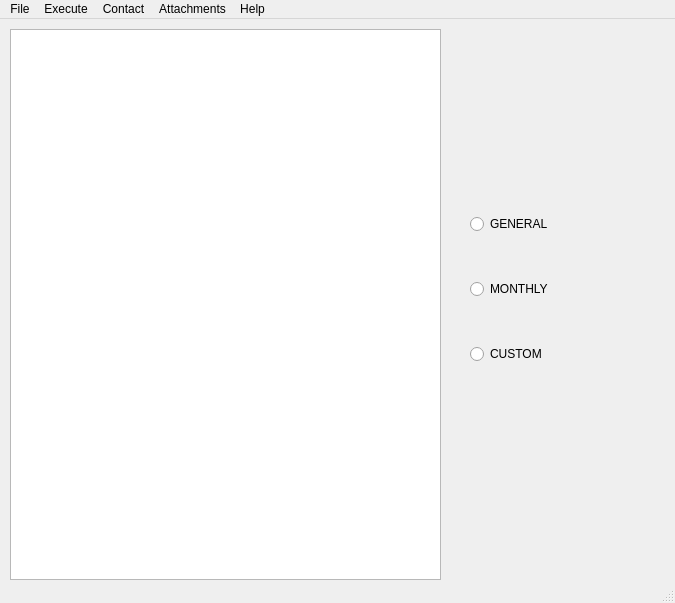
<?xml version="1.0" encoding="UTF-8"?>
<ui version="4.0">
 <class>zhish_auto_messenger</class>
 <widget class="QMainWindow" name="zhish_auto_messenger">
  <property name="geometry">
   <rect>
    <x>0</x>
    <y>0</y>
    <width>675</width>
    <height>603</height>
   </rect>
  </property>
  <property name="windowTitle">
   <string>ZHISH UTIL</string>
  </property>
  <widget class="QWidget" name="centralwidget">
   <widget class="QTextEdit" name="message_input">
    <property name="geometry">
     <rect>
      <x>10</x>
      <y>10</y>
      <width>431</width>
      <height>551</height>
     </rect>
    </property>
    <property name="font">
     <font>
      <pointsize>14</pointsize>
     </font>
    </property>
    <property name="cursor" stdset="0">
     <cursorShape>IBeamCursor</cursorShape>
    </property>
   </widget>
   <widget class="QWidget" name="">
    <property name="geometry">
     <rect>
      <x>460</x>
      <y>160</y>
      <width>201</width>
      <height>221</height>
     </rect>
    </property>
    <layout class="QVBoxLayout" name="verticalLayout" stretch="0,0,0">
     <property name="spacing">
      <number>10</number>
     </property>
     <property name="leftMargin">
      <number>10</number>
     </property>
     <item>
      <widget class="QRadioButton" name="msg_spread_category_general">
       <property name="layoutDirection">
        <enum>Qt::LeftToRight</enum>
       </property>
       <property name="autoFillBackground">
        <bool>false</bool>
       </property>
       <property name="text">
        <string>GENERAL</string>
       </property>
      </widget>
     </item>
     <item>
      <widget class="QRadioButton" name="msg_spread_category_monthly">
       <property name="text">
        <string>MONTHLY</string>
       </property>
      </widget>
     </item>
     <item>
      <widget class="QRadioButton" name="msg_spread_category_custom">
       <property name="text">
        <string>CUSTOM</string>
       </property>
      </widget>
     </item>
    </layout>
   </widget>
  </widget>
  <widget class="QMenuBar" name="menubar">
   <property name="geometry">
    <rect>
     <x>0</x>
     <y>0</y>
     <width>675</width>
     <height>21</height>
    </rect>
   </property>
   <widget class="QMenu" name="menuFile">
    <property name="title">
     <string>File</string>
    </property>
    <addaction name="actionAbout"/>
    <addaction name="actionExit"/>
   </widget>
   <widget class="QMenu" name="menuExecute">
    <property name="title">
     <string>Execute</string>
    </property>
    <addaction name="actionQuick_Run"/>
    <addaction name="actionRun"/>
   </widget>
   <widget class="QMenu" name="menuContact">
    <property name="title">
     <string>Contact</string>
    </property>
    <addaction name="actionAuthor"/>
   </widget>
   <widget class="QMenu" name="menuAttachments">
    <property name="title">
     <string>Attachments</string>
    </property>
    <addaction name="actionOpen"/>
   </widget>
   <widget class="QMenu" name="menuHelp">
    <property name="title">
     <string>Help</string>
    </property>
    <addaction name="actionHow_to_add_variables"/>
   </widget>
   <addaction name="menuFile"/>
   <addaction name="menuExecute"/>
   <addaction name="menuContact"/>
   <addaction name="menuAttachments"/>
   <addaction name="menuHelp"/>
  </widget>
  <widget class="QStatusBar" name="statusbar"/>
  <action name="actionAbout">
   <property name="text">
    <string>About</string>
   </property>
  </action>
  <action name="actionExit">
   <property name="text">
    <string>Exit</string>
   </property>
   <property name="shortcut">
    <string>Ctrl+Q</string>
   </property>
  </action>
  <action name="actionQuick_Run">
   <property name="text">
    <string>Quick-Run</string>
   </property>
   <property name="shortcut">
    <string>F5</string>
   </property>
  </action>
  <action name="actionRun">
   <property name="text">
    <string>Run</string>
   </property>
   <property name="shortcut">
    <string>Ctrl+F5</string>
   </property>
  </action>
  <action name="actionAuthor">
   <property name="text">
    <string>Author</string>
   </property>
  </action>
  <action name="actionOpen">
   <property name="text">
    <string>Open</string>
   </property>
   <property name="shortcut">
    <string>Ctrl+O</string>
   </property>
  </action>
  <action name="actionHow_to_add_variables">
   <property name="text">
    <string>How to add variables?</string>
   </property>
  </action>
 </widget>
 <resources/>
 <connections/>
</ui>
